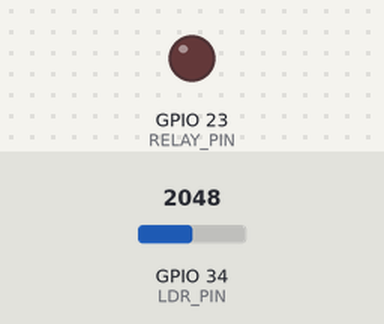
This program was run on a simulated ESP32. Parts: output pins drawn as LEDs (lit = HIGH). Inputs (shaded band) come from the test bench; at power-on: GPIO 34 (LDR_PIN) = 2048. WiFi joins after 1.5 s; servers stay silent unless stated; no MQTT or app messages arrive unless stated; what the program prints to the serial monitor is not drawn.

Above: at 2.7 s.
2.8 s: GPIO 34 (LDR_PIN) set to 1965
At 5.7 s:
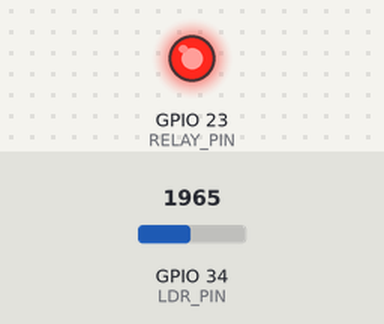
9.5 s: GPIO 34 (LDR_PIN) set to 2040
At 10.8 s:
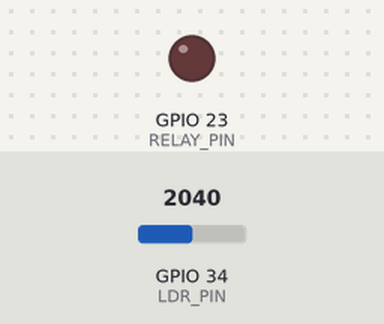
16.5 s: GPIO 34 (LDR_PIN) set to 1960
At 20.9 s:
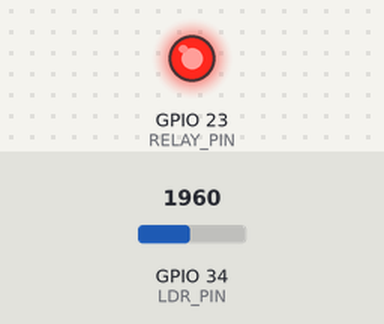
21.5 s: GPIO 34 (LDR_PIN) set to 2047
At 25.9 s:
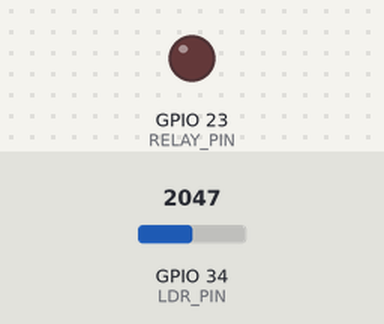
Timing chart, 0 to 27.4 s (numbered marks = the images above; inputs shaded):
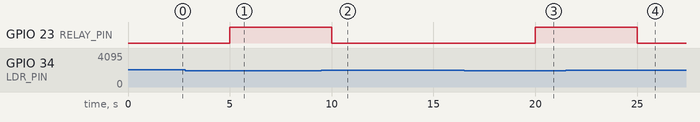

Measured:
- the behaviour switches between 2000 and 1999 on GPIO 34 (LDR_PIN) (found by bisection; images 0 and 1)
- after the input at 2.8 s, GPIO 23 (RELAY_PIN): LOW → HIGH after 2.2 s
- after the input at 9.5 s, GPIO 23 (RELAY_PIN): HIGH → LOW after 0.50 s
- after the input at 16.5 s, GPIO 23 (RELAY_PIN): LOW → HIGH after 3.5 s
- after the input at 21.5 s, GPIO 23 (RELAY_PIN): HIGH → LOW after 3.5 s

The program:

main.cpp
```cpp
#include <WiFi.h>
#include <PubSubClient.h>

#define LDR_PIN 34
#define RELAY_PIN 23
#define LED_PIN 23

const char* ssid = "Wokwi-GUEST";
const char* password = "";

// ThingsBoard
const char* mqttServer = "thingsboard.cloud";
const int mqttPort = 1883;
const char* token = "kYUfEw6B3rNghi92RkJa";

WiFiClient espClient;
PubSubClient client(espClient);

unsigned long lastSend = 0;
const int interval = 5000; // gửi mỗi 5 giây

String currentMode = "auto"; // "auto" hoặc "manual"
String lightStatus = "OFF";  // trạng thái đèn hiện tại

void connectToWiFi() {
  Serial.print("Connecting to WiFi...");
  WiFi.begin(ssid, password);
  while (WiFi.status() != WL_CONNECTED) {
    delay(500);
    Serial.print(".");
  }
  Serial.println("Connected!");
}

void connectToMQTT() {
  while (!client.connected()) {
    Serial.print("Connecting to ThingsBoard...");
    if (client.connect("ESP32", token, NULL)) {
      Serial.println("Connected!");
      client.subscribe("v1/devices/me/rpc/request/+");
    } else {
      Serial.print("Failed. Error: ");
      Serial.print(client.state());
      delay(1000);
    }
  }
}

void callback(char* topic, byte* payload, unsigned int length) {
  String request = "";
  for (int i = 0; i < length; i++) {
    request += (char)payload[i];
  }
  Serial.print("RPC Received: ");
  Serial.println(request);

  if (request.indexOf("setStatus") != -1) {
    if (request.indexOf("ON") != -1) {
      lightStatus = "ON";
    } else if (request.indexOf("OFF") != -1) {
      lightStatus = "OFF";
    }
  }

  if (request.indexOf("setMode") != -1) {
    if (request.indexOf("auto") != -1) {
      currentMode = "auto";
    } else if (request.indexOf("manual") != -1) {
      currentMode = "manual";
    }
  }

  // Gửi phản hồi trạng thái hiện tại
  String response = "{\"mode\":\"" + currentMode + "\",\"status\":\"" + lightStatus + "\"}";
  client.publish("v1/devices/me/attributes", response.c_str());
}

void sendTelemetry(int ldr, String status) {
  String payload = "{\"ambient_light\":" + String(ldr) + ",\"status\":\"" + status + "\",\"mode\":\"" + currentMode + "\"}";
  client.publish("v1/devices/me/telemetry", payload.c_str());
  Serial.println("Telemetry Sent: " + payload);
}

void setup() {
  Serial.begin(115200);
  pinMode(LDR_PIN, INPUT);
  pinMode(RELAY_PIN, OUTPUT);

  connectToWiFi();
  client.setServer(mqttServer, mqttPort);
  client.setCallback(callback);

  connectToMQTT();
  Serial.println("System Ready");
}

void loop() {
  if (!client.connected()) {
    connectToMQTT();
  }
  client.loop();

  if (millis() - lastSend > interval) {
    lastSend = millis();

    int ldrValue = analogRead(LDR_PIN);
    String status;

    if (currentMode == "auto") {
      if (ldrValue < 2000) {
        digitalWrite(RELAY_PIN, HIGH);
        status = "ON";
      } else {
        digitalWrite(RELAY_PIN, LOW);
        status = "OFF";
      }
    } else {
      status = lightStatus;
      digitalWrite(RELAY_PIN, (status == "ON") ? HIGH : LOW);
    }

    sendTelemetry(ldrValue, status);
  }
}
```
